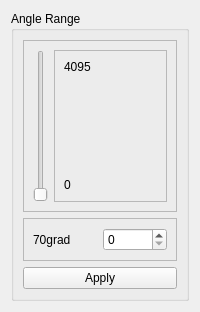
             <widget class="QWidget" name="page6CCWAngleLimit">
              <layout class="QVBoxLayout" name="verticalLayout_17">
               <item>
                <widget class="QGroupBox" name="gbCCWAngleLimit">
                 <property name="title">
                  <string>Angle Range</string>
                 </property>
                 <layout class="QVBoxLayout" name="verticalLayout_15">
                  <item>
                   <widget class="QFrame" name="frame_11">
                    <property name="frameShape">
                     <enum>QFrame::StyledPanel</enum>
                    </property>
                    <property name="frameShadow">
                     <enum>QFrame::Raised</enum>
                    </property>
                    <layout class="QHBoxLayout" name="horizontalLayout_8">
                     <item>
                      <widget class="QSlider" name="vsCCWAngleLimit">
                       <property name="maximum">
                        <number>4095</number>
                       </property>
                       <property name="orientation">
                        <enum>Qt::Vertical</enum>
                       </property>
                      </widget>
                     </item>
                     <item>
                      <widget class="QFrame" name="frame_12">
                       <property name="frameShape">
                        <enum>QFrame::StyledPanel</enum>
                       </property>
                       <property name="frameShadow">
                        <enum>QFrame::Raised</enum>
                       </property>
                       <layout class="QVBoxLayout" name="verticalLayout_16">
                        <item>
                         <widget class="QLabel" name="lblCCWALMaxValue">
                          <property name="text">
                           <string>4095</string>
                          </property>
                         </widget>
                        </item>
                        <item>
                         <spacer name="verticalSpacer_7">
                          <property name="orientation">
                           <enum>Qt::Vertical</enum>
                          </property>
                          <property name="sizeHint" stdset="0">
                           <size>
                            <width>20</width>
                            <height>98</height>
                           </size>
                          </property>
                         </spacer>
                        </item>
                        <item>
                         <widget class="QLabel" name="lblCCWALMinValue">
                          <property name="text">
                           <string>0</string>
                          </property>
                         </widget>
                        </item>
                       </layout>
                      </widget>
                     </item>
                    </layout>
                   </widget>
                  </item>
                  <item>
                   <widget class="QFrame" name="frame_13">
                    <property name="frameShape">
                     <enum>QFrame::StyledPanel</enum>
                    </property>
                    <property name="frameShadow">
                     <enum>QFrame::Raised</enum>
                    </property>
                    <layout class="QHBoxLayout" name="horizontalLayout_9">
                     <item>
                      <widget class="QLabel" name="lblCCWALDegree">
                       <property name="text">
                        <string>70grad</string>
                       </property>
                      </widget>
                     </item>
                     <item>
                      <widget class="QSpinBox" name="sbCCWAngleLimit">
                       <property name="maximum">
                        <number>4095</number>
                       </property>
                      </widget>
                     </item>
                    </layout>
                   </widget>
                  </item>
                  <item>
                   <widget class="QPushButton" name="pbCCWAngleLimitApply">
                    <property name="text">
                     <string>Apply</string>
                    </property>
                   </widget>
                  </item>
                 </layout>
                </widget>
               </item>
              </layout>
             </widget>
